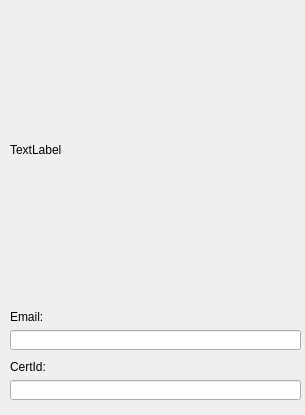
<?xml version="1.0" encoding="UTF-8"?>
<ui version="4.0">
 <class>DlgShowQrcode</class>
 <widget class="QDialog" name="DlgShowQrcode">
  <property name="geometry">
   <rect>
    <x>0</x>
    <y>0</y>
    <width>305</width>
    <height>415</height>
   </rect>
  </property>
  <property name="windowTitle">
   <string>Dialog</string>
  </property>
  <widget class="QLabel" name="label">
   <property name="geometry">
    <rect>
     <x>10</x>
     <y>10</y>
     <width>280</width>
     <height>280</height>
    </rect>
   </property>
   <property name="text">
    <string>TextLabel</string>
   </property>
  </widget>
  <widget class="QLabel" name="label_2">
   <property name="geometry">
    <rect>
     <x>10</x>
     <y>310</y>
     <width>47</width>
     <height>13</height>
    </rect>
   </property>
   <property name="text">
    <string>Email:</string>
   </property>
  </widget>
  <widget class="QLabel" name="label_3">
   <property name="geometry">
    <rect>
     <x>10</x>
     <y>360</y>
     <width>47</width>
     <height>13</height>
    </rect>
   </property>
   <property name="text">
    <string>CertId:</string>
   </property>
  </widget>
  <widget class="QLineEdit" name="lineEdit">
   <property name="geometry">
    <rect>
     <x>10</x>
     <y>330</y>
     <width>291</width>
     <height>20</height>
    </rect>
   </property>
  </widget>
  <widget class="QLineEdit" name="lineEdit_2">
   <property name="geometry">
    <rect>
     <x>10</x>
     <y>380</y>
     <width>291</width>
     <height>20</height>
    </rect>
   </property>
  </widget>
 </widget>
 <resources/>
 <connections/>
</ui>
